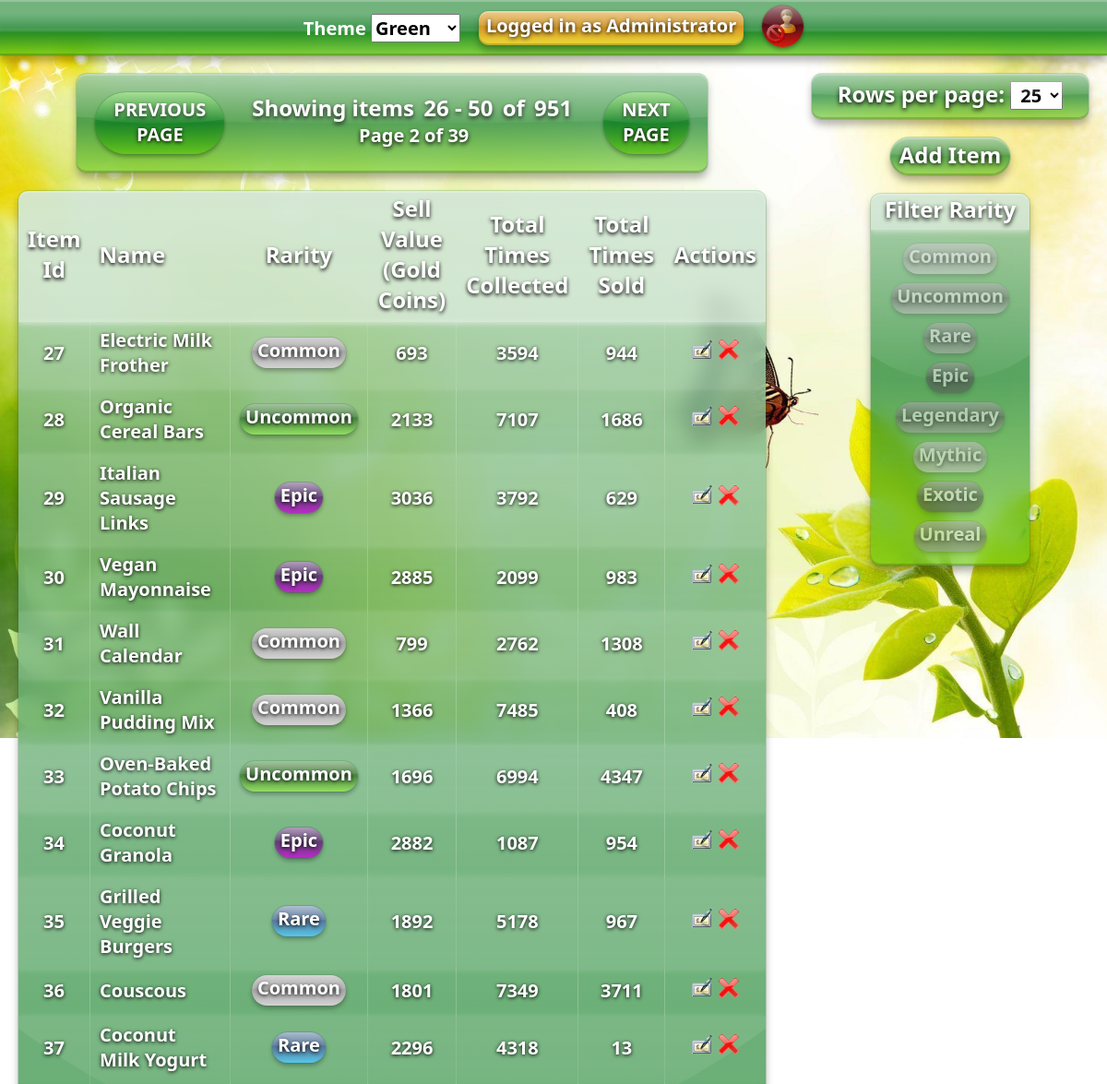
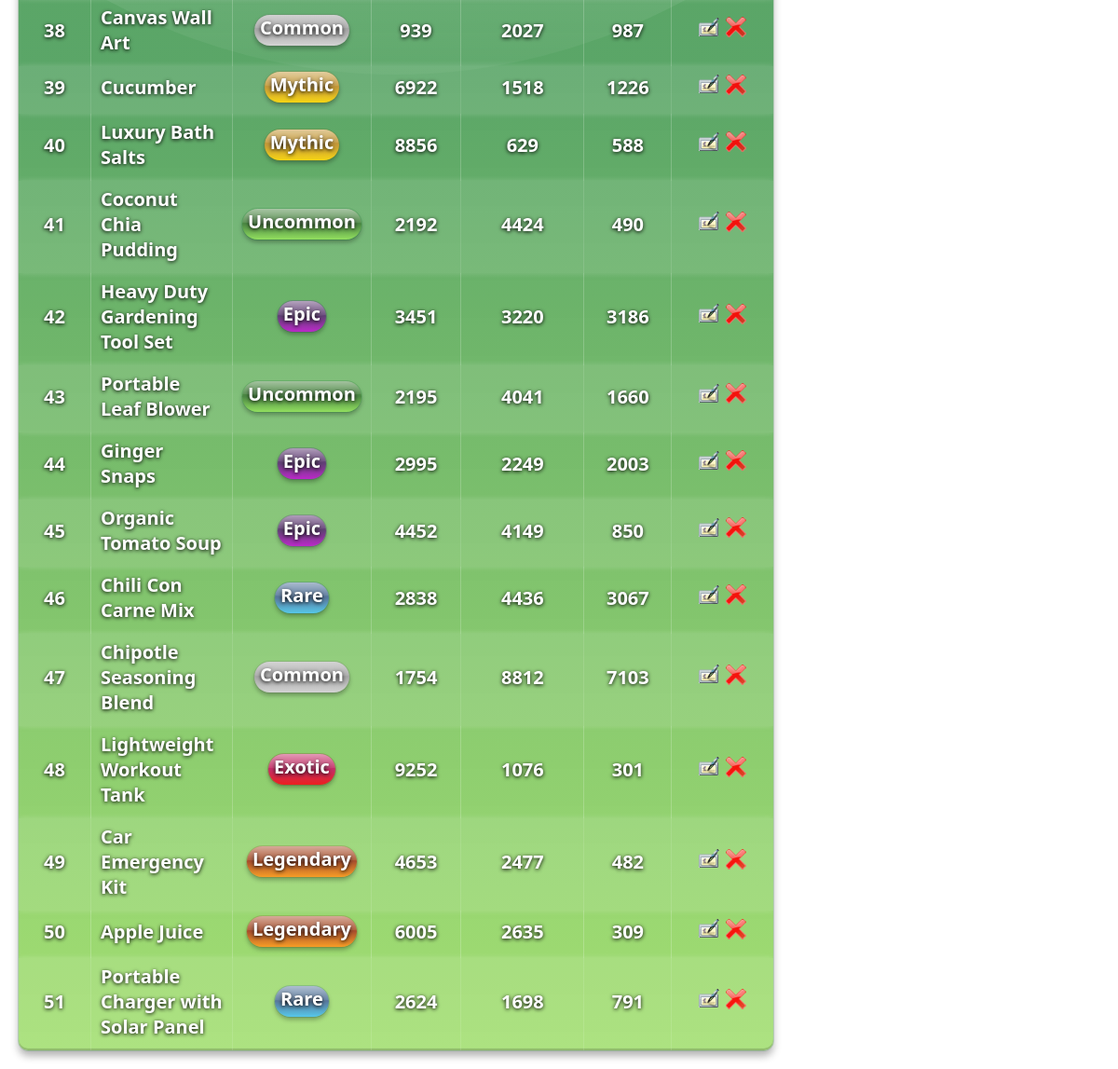
Screenshot of /website/items_table.php?page=2 (signed in) with the database file from the repository (2 pictures, top to bottom).
### tables this page shows
CREATE TABLE `users` (
  `user_id` int(10) NOT NULL,
  `user_username` varchar(20) NOT NULL,
  `user_password` varchar(50) NOT NULL,
  `user_display_name` varchar(30) NOT NULL,
  `user_access_level` int(3) NOT NULL
);

CREATE TABLE `items` (
  `item_id` int(11) NOT NULL,
  `item_name` varchar(50) DEFAULT NULL,
  `item_description` varchar(50) DEFAULT NULL,
  `item_rarity` varchar(9) DEFAULT NULL,
  `item_sell_value` int(11) DEFAULT NULL,
  `item_total_times_collected` int(11) DEFAULT NULL,
  `item_total_times_sold` int(11) DEFAULT NULL
);

### website/operations/user/get_user.php (called while the page is built, shortened)
<?php
    include('../chris_blue/inc/dbconnect.php');
    if(isset($_COOKIE['user'])) {
        $username = htmlspecialchars($_COOKIE['user'], ENT_QUOTES, 'UTF-8');
        $user_sql = "SELECT * FROM users WHERE user_username = ?";
        $user_stmt = $dbconnect->prepare($user_sql);
        $user_stmt->bind_param('s', $username);
        $user_stmt->execute();
        $user_result = $user_stmt->get_result();
        if (mysqli_num_rows($user_result) > 0) {
            while($row = mysqli_fetch_assoc($user_result)) {
                $user_display_name = $row['user_display_name'];
                $user_access_level = $row['user_access_level'];
            }
        }
    }
?>

### website/items_table.php (the view, shortened to what this page needs)
<?php
    include("inc/dbconnect.php");
    $num_of_rows = isset($_SESSION['num_of_rows']) ? filter_var($_SESSION['num_of_rows'], FILTER_SANITIZE_NUMBER_INT) : 25;
	$rarities = isset($_SESSION['rarities']) ? $_SESSION['rarities'] : array();
	$rarity_placeholders = (count($rarities) > 0 ? '?' : '') . (count($rarities) > 1 ? str_repeat(', ?', count($rarities) - 1) : '');
	$table_paramtypes = str_repeat('s', count($rarities));
	$table_paramtypes_limit = $table_paramtypes . 'ii';
	$table_bindparams = $rarities;
	$table_bindparams_limit = $table_bindparams;
	array_push($table_bindparams_limit, $num_of_rows);
	if ($rarity_placeholders != "") {
		$sql = "SELECT COUNT(*) as count FROM items WHERE item_rarity IN ($rarity_placeholders)";
	}
	else {
		$sql = "SELECT COUNT(*) as count FROM items";
	}
	$stmt = $dbconnect -> prepare($sql);
	$stmt -> execute();
	$result = $stmt -> get_result();
	$total_items = mysqli_fetch_assoc($result)['count'];
	$current_page = max(isset($_GET['page']) ? (int)$_GET['page'] : 1, 1);
	$offset = ($current_page - 1) * $num_of_rows;
	$total_pages = ceil($total_items / $num_of_rows);
	array_push($table_bindparams_limit, $offset);
	if ($rarity_placeholders != "") {
		$table_sql = "SELECT * FROM items WHERE item_rarity IN ($rarity_placeholders) LIMIT ? OFFSET ?";
	}
	else {
		$table_sql = "SELECT * FROM items LIMIT ? OFFSET ?";
	}
    $stmt = $dbconnect -> prepare($table_sql);
	$stmt -> bind_param($table_paramtypes_limit, ...$table_bindparams_limit);
    $stmt -> execute();
    $table_limit_result = $stmt -> get_result();
?>
<!DOCTYPE html>
<html>
    <head>
        <link rel="stylesheet" type="text/css" href="css/styles.css">
        <link rel="stylesheet" type="text/css" href="css/themes.css">
    </head>
	<body>
		<?php include($_SERVER['DOCUMENT_ROOT'] . "/chris_blue/inc/navigation.php"); ?>
        <div class="background"></div>
        <main>
			<div class="table">
				<div class="frutiger-tile pagination">
					<div class="pagination-button" style="justify-content: right">
						<a <?php if ($current_page > 1) { echo 'href="?page=' . $current_page - 1 . '"'; } ?> class="frutiger-tile <?php if ($current_page <= 1) { echo 'disabled'; } ?>" draggable="false">PREVIOUS PAGE</a>
					</div>
					<h1>Showing items <span class="num"><?php echo 1 + $offset; ?> - <?php echo mysqli_num_rows($table_limit_result) + $offset; ?></span> of <span class="num"><?php echo $total_items ?></span>
						<span class="page">Page <?php echo $current_page; ?> of <?php echo $total_pages ?></span>
					</h1>
					<div class="pagination-button" style="justify-content: left">
						<a <?php if ($current_page < $total_pages) { echo 'href="?page=' . $current_page + 1 . '"'; } ?> class="frutiger-tile <?php if ($current_page >= $total_pages) { echo 'disabled'; } ?>" draggable="false">NEXT PAGE</a>
					</div>
				</div>
				<table class="frutiger-tile">
					<tr>
						<th style="text-align: center">Item<br>Id</th>
						<th>Name</th>
						<th style="text-align: center">Rarity</th>
						<th style="text-align: center">Sell Value<br>(Gold Coins)</th>
						<th style="text-align: center">Total Times<br>Collected</th>
						<th style="text-align: center">Total Times<br>Sold</th>
						<?php if ($user_access_level == -1): ?>
						<th style="text-align: center">Actions</th>
						<?php endif ?>
					</tr>
					<?php
						if (mysqli_num_rows($table_limit_result) > 0) {
							while ($row = mysqli_fetch_assoc($table_limit_result)) { ?>
							<tr id="item_row_<?php echo $row['item_id'] ?>">
								<td class="item-id" style="text-align: center"><?php echo $row['item_id'] ?></td>
								<td class="item-name item-display"><?php echo $row['item_name'] ?></td>
								<td class="rarity item-display"><span class="frutiger-tile <?php echo $row['item_rarity'] ?>"><?php echo $row['item_rarity'] ?></span></td>
								<td class="item-sell-value item-display" style="text-align: center"><?php echo $row['item_sell_value'] ?></td>
								<td class="item-total-times-collected item-display" style="text-align: center"><?php echo $row['item_total_times_collected'] ?></td>
								<td class="item-total-times-sold item-display" style="text-align: center"><?php echo $row['item_total_times_sold'] ?></td>
								<?php if ($user_access_level == -1): ?>
								<td class="admin-actions item-display" style="text-align: center">
									<button style="background-image: url('images/icons/edit.png')" title="Edit Item"
										onclick="EditItem(<?php echo $row['item_id'] ?>, {
											'name': '<?php echo $row['item_name'] ?>',
											'rarity': '<?php echo $row['item_rarity'] ?>',
											'sell_value': <?php echo $row['item_sell_value'] ?>,
											'times_collected': <?php echo $row['item_total_times_collected'] ?>,
											'times_sold': <?php echo $row['item_total_times_sold'] ?>
										})">
									</button>
									<button style="background-image: url('images/icons/delete.png')" title="Delete Item"
										onclick="ConfirmationPopup('Are you sure?', 'This will permanently delete Item ID <?php echo $row['item_id'] ?> (\'<?php echo $row['item_name'] ?>\') from the database.', 'delete_item', {'itemId': <?php echo $row['item_id'] ?>})">
									</button>
								</td>
								<?php endif ?>
							</tr>
							<?php }
						}
					?>
				</table>
			</div>
			<div class="charts">
				<div class="frutiger-tile stats">
					<h1>Rows per page: <form action="items_table.php" method="post" id="rows" style="display: inline">
							<select name="num_of_rows" form="rows" onchange="this.form.submit()" >
								<option value="25" <?php if ($num_of_rows == 25): ?>selected<?php endif ?>>25</option>
							</select>
						</form>
					</h1>
				</div>
				<div class="table-buttons">
					<button class="frutiger-tile" id="table-add-item" onclick="ShowAddItem()">
						Add Item
					</button>
				</div>
				<div class="frutiger-tile filters">
					<h1>Filter Rarity</h1>
					<form action="items_table.php" method="post" class="rarity-list">
						<?php
							$rarities_sql = "SELECT DISTINCT item_rarity FROM items";
							$rarities_stmt = $dbconnect -> prepare($rarities_sql);
							$rarities_stmt -> execute();
							$rarities_result = $rarities_stmt -> get_result();
							if (mysqli_num_rows($rarities_result) > 0) {
								$rarityOrder = ['Common', 'Uncommon', 'Rare', 'Epic', 'Legendary', 'Mythic', 'Exotic', 'Unreal'];
								while ($row = mysqli_fetch_assoc($rarities_result)) {
									if (in_array($row['item_rarity'], $rarityOrder)) { ?>
										<button name="rarity" value="<?php echo $row['item_rarity']; ?>" style="order: <?php echo array_search($row['item_rarity'], $rarityOrder) ?>" class="frutiger-tile rarity <?php echo $row['item_rarity']; ?> <?php if(!in_array($row['item_rarity'], $rarities)) echo "not-selected"; ?>"><?php echo $row['item_rarity']; ?></button>
									<?php }
								}
							}
						?>
					</form>
				</div>
			</div>
        </main>
    </body>
</html>

### website/inc/navigation.php (shortened to what this page needs)
<?php
    include("../chris_blue/operations/user/get_user.php");
?>
<nav class="frutiger-menu">
    <div class="container">
        <div class="theme">
            <label>Theme
                <select id="theme">
                    <option value="green" selected>Green</option>
                </select>
            </label>
        </div>
        <?php if (isset($_COOKIE['user'])): ?>
        <a href="user.php" class="user frutiger-tile" draggable="false">Logged in as <span><?php echo $user_display_name ?></span></a>
        <form action="/chris_blue/operations/user/logout.php" method="post" id="logout">
            <button class="logout frutiger-tile" form="logout">
                <?php if ($_COOKIE['user'] == 'chrisblue'): ?>
                <img src="/chris_blue/images/icons/chris_blue.jpg" id="chris_blue" draggable="false">
                <?php else: ?>
                <img src="/chris_blue/images/icons/gameux_212-9.png" draggable="false">
                <?php endif ?>
            </button>
        </form>
        <?php endif ?>
    </div>
</nav>

### website/css/themes.css (style rules this page uses)
:root { --frutiger-tile-grad: linear-gradient(rgba(167, 167, 167, 0.7) 50%, rgba(228, 228, 228, 0.6)); --frutiger-menu-grad: linear-gradient(rgba(167, 167, 167, 1) 50%, rgba(228, 228, 228, 0.8)); --frutiger-button-grad: linear-gradient(rgba(220, 220, 220, 0.8), rgba(167, 167, 167, 0.8), rgba(228, 228, 228, 0.7)); --frutiger-outline: 1px solid rgba(161, 161, 161, 0.2); --frutiger-glossy-grad: linear-gradient(10deg, rgba(230, 230, 230, 0.5), rgba(200, 200, 200, 0.5)); --popup-bg: rgba(0, 0, 0, 0.5); }
.green { --frutiger-bg: url('../images/backgrounds/asadal_stock_4.jpg'); --frutiger-tile-grad: linear-gradient(rgba(21, 128, 39, 0.7) 50%, rgba(103, 202, 21, 0.6)); --frutiger-menu-grad: linear-gradient(rgba(21, 128, 39, 1) 50%, rgba(103, 202, 21, 0.8)); --frutiger-button-grad: linear-gradient(rgba(56, 184, 17, 0.8), rgba(21, 128, 39, 0.8), rgba(103, 202, 21, 0.7)); --frutiger-outline: 1px solid rgba(21, 128, 39, 0.2); --frutiger-glossy-grad: linear-gradient(10deg, rgba(103, 202, 21, 0.5), rgba(21, 128, 39, 0.5)); }

### rows the page displays
users: user_display_name "Administrator"
items: item_id "27", item_name "Electric Milk Frother", item_rarity "Common", item_sell_value "693", item_total_times_collected "3594", item_total_times_sold "944"
items: item_id "28", item_name "Organic Cereal Bars", item_rarity "Uncommon", item_sell_value "2133", item_total_times_collected "7107", item_total_times_sold "1686"
items: item_id "29", item_name "Italian Sausage Links", item_rarity "Epic", item_sell_value "3036", item_total_times_collected "3792", item_total_times_sold "629"
items: item_id "30", item_name "Vegan Mayonnaise", item_rarity "Epic", item_sell_value "2885", item_total_times_collected "2099", item_total_times_sold "983"
items: item_id "31", item_name "Wall Calendar", item_rarity "Common", item_sell_value "799", item_total_times_collected "2762", item_total_times_sold "1308"
items: item_id "32", item_name "Vanilla Pudding Mix", item_rarity "Common", item_sell_value "1366", item_total_times_collected "7485", item_total_times_sold "408"
items: item_id "33", item_name "Oven-Baked Potato Chips", item_rarity "Uncommon", item_sell_value "1696", item_total_times_collected "6994", item_total_times_sold "4347"
items: item_id "34", item_name "Coconut Granola", item_rarity "Epic", item_sell_value "2882", item_total_times_collected "1087", item_total_times_sold "954"
items: item_id "35", item_name "Grilled Veggie Burgers", item_rarity "Rare", item_sell_value "1892", item_total_times_collected "5178", item_total_times_sold "967"
items: item_id "36", item_name "Couscous", item_rarity "Common", item_sell_value "1801", item_total_times_collected "7349", item_total_times_sold "3711"
items: item_id "37", item_name "Coconut Milk Yogurt", item_rarity "Rare", item_sell_value "2296", item_total_times_collected "4318", item_total_times_sold "13"
items: item_id "38", item_name "Canvas Wall Art", item_rarity "Common", item_sell_value "939", item_total_times_collected "2027", item_total_times_sold "987"
items: item_id "39", item_name "Cucumber", item_rarity "Mythic", item_sell_value "6922", item_total_times_collected "1518", item_total_times_sold "1226"
items: item_id "40", item_name "Luxury Bath Salts", item_rarity "Mythic", item_sell_value "8856", item_total_times_collected "629", item_total_times_sold "588"
items: item_id "41", item_name "Coconut Chia Pudding", item_rarity "Uncommon", item_sell_value "2192", item_total_times_collected "4424", item_total_times_sold "490"
items: item_id "42", item_name "Heavy Duty Gardening Tool Set", item_rarity "Epic", item_sell_value "3451", item_total_times_collected "3220", item_total_times_sold "3186"
items: item_id "43", item_name "Portable Leaf Blower", item_rarity "Uncommon", item_sell_value "2195", item_total_times_collected "4041", item_total_times_sold "1660"
items: item_id "44", item_name "Ginger Snaps", item_rarity "Epic", item_sell_value "2995", item_total_times_collected "2249", item_total_times_sold "2003"
items: item_id "45", item_name "Organic Tomato Soup", item_rarity "Epic", item_sell_value "4452", item_total_times_collected "4149", item_total_times_sold "850"
items: item_id "46", item_name "Chili Con Carne Mix", item_rarity "Rare", item_sell_value "2838", item_total_times_collected "4436", item_total_times_sold "3067"
items: item_id "47", item_name "Chipotle Seasoning Blend", item_rarity "Common", item_sell_value "1754", item_total_times_collected "8812", item_total_times_sold "7103"
items: item_id "48", item_name "Lightweight Workout Tank", item_rarity "Exotic", item_sell_value "9252", item_total_times_collected "1076", item_total_times_sold "301"
items: item_id "49", item_name "Car Emergency Kit", item_rarity "Legendary", item_sell_value "4653", item_total_times_collected "2477", item_total_times_sold "482"
items: item_id "50", item_name "Apple Juice", item_rarity "Legendary", item_sell_value "6005", item_total_times_collected "2635", item_total_times_sold "309"
items: item_id "51", item_name "Portable Charger with Solar Panel", item_rarity "Rare", item_sell_value "2624", item_total_times_collected "1698", item_total_times_sold "791"

### other values shown
1 + $offset "26"
mysqli_num_rows($table_limit_result) + $offset "50"
$total_items "951"
$current_page "2"
$total_pages "39"
$row['item_rarity'] "Uncommon"
$row['item_rarity'] "Mythic"
$row['item_rarity'] "Exotic"
$row['item_rarity'] "Rare"
$row['item_rarity'] "Legendary"
$row['item_rarity'] "Epic"
$row['item_rarity'] "Unreal"
$row['item_rarity'] "Common"
